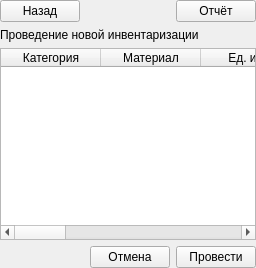
             <widget class="QWidget" name="page_2">
              <layout class="QGridLayout" name="gridLayout_14">
               <property name="leftMargin">
                <number>0</number>
               </property>
               <property name="topMargin">
                <number>0</number>
               </property>
               <property name="rightMargin">
                <number>0</number>
               </property>
               <property name="bottomMargin">
                <number>0</number>
               </property>
               <item row="0" column="0">
                <layout class="QGridLayout" name="gridLayout_11">
                 <item row="1" column="0" colspan="3">
                  <widget class="QLabel" name="lb_inventory_title">
                   <property name="text">
                    <string>Проведение новой инвентаризации</string>
                   </property>
                  </widget>
                 </item>
                 <item row="0" column="1">
                  <spacer name="horizontalSpacer_15">
                   <property name="orientation">
                    <enum>Qt::Orientation::Horizontal</enum>
                   </property>
                   <property name="sizeHint" stdset="0">
                    <size>
                     <width>40</width>
                     <height>20</height>
                    </size>
                   </property>
                  </spacer>
                 </item>
                 <item row="0" column="0">
                  <widget class="QPushButton" name="pb_inventoryDetailsBack">
                   <property name="maximumSize">
                    <size>
                     <width>80</width>
                     <height>16777215</height>
                    </size>
                   </property>
                   <property name="text">
                    <string>Назад</string>
                   </property>
                  </widget>
                 </item>
                 <item row="0" column="2">
                  <widget class="QPushButton" name="pb_inventory_report">
                   <property name="text">
                    <string>Отчёт</string>
                   </property>
                  </widget>
                 </item>
                 <item row="2" column="0" colspan="3">
                  <widget class="QTableWidget" name="tw_inventoryDetails">
                   <property name="palette">
                    <palette>
                     <active>
                      <colorrole role="Highlight">
                       <brush brushstyle="SolidPattern">
                        <color alpha="255">
                         <red>187</red>
                         <green>202</green>
                         <blue>212</blue>
                        </color>
                       </brush>
                      </colorrole>
                     </active>
                     <inactive>
                      <colorrole role="Highlight">
                       <brush brushstyle="SolidPattern">
                        <color alpha="255">
                         <red>187</red>
                         <green>202</green>
                         <blue>212</blue>
                        </color>
                       </brush>
                      </colorrole>
                     </inactive>
                     <disabled/>
                    </palette>
                   </property>
                   <property name="alternatingRowColors">
                    <bool>true</bool>
                   </property>
                   <property name="selectionMode">
                    <enum>QAbstractItemView::SelectionMode::SingleSelection</enum>
                   </property>
                   <property name="verticalScrollMode">
                    <enum>QAbstractItemView::ScrollMode::ScrollPerPixel</enum>
                   </property>
                   <attribute name="verticalHeaderVisible">
                    <bool>false</bool>
                   </attribute>
                   <column>
                    <property name="text">
                     <string>Категория</string>
                    </property>
                   </column>
                   <column>
                    <property name="text">
                     <string>Материал</string>
                    </property>
                   </column>
                   <column>
                    <property name="text">
                     <string>Ед. изм.</string>
                    </property>
                   </column>
                   <column>
                    <property name="text">
                     <string>Учёт</string>
                    </property>
                   </column>
                   <column>
                    <property name="text">
                     <string>Факт</string>
                    </property>
                   </column>
                   <column>
                    <property name="text">
                     <string>Разница</string>
                    </property>
                   </column>
                   <column>
                    <property name="text">
                     <string>Цена ср.</string>
                    </property>
                   </column>
                   <column>
                    <property name="text">
                     <string>Сумма разницы</string>
                    </property>
                   </column>
                   <column>
                    <property name="text">
                     <string>Причина</string>
                    </property>
                   </column>
                  </widget>
                 </item>
                 <item row="3" column="0" colspan="3">
                  <widget class="QWidget" name="widget" native="true">
                   <layout class="QHBoxLayout" name="horizontalLayout_3">
                    <property name="leftMargin">
                     <number>0</number>
                    </property>
                    <property name="topMargin">
                     <number>0</number>
                    </property>
                    <property name="rightMargin">
                     <number>0</number>
                    </property>
                    <property name="bottomMargin">
                     <number>0</number>
                    </property>
                    <item>
                     <spacer name="horizontalSpacer_4">
                      <property name="orientation">
                       <enum>Qt::Orientation::Horizontal</enum>
                      </property>
                      <property name="sizeHint" stdset="0">
                       <size>
                        <width>40</width>
                        <height>20</height>
                       </size>
                      </property>
                     </spacer>
                    </item>
                    <item>
                     <widget class="QPushButton" name="pb_inventory_cancel">
                      <property name="text">
                       <string>Отмена</string>
                      </property>
                     </widget>
                    </item>
                    <item>
                     <widget class="QPushButton" name="pb_inventory_ok">
                      <property name="text">
                       <string>Провести</string>
                      </property>
                     </widget>
                    </item>
                   </layout>
                  </widget>
                 </item>
                </layout>
               </item>
              </layout>
             </widget>
